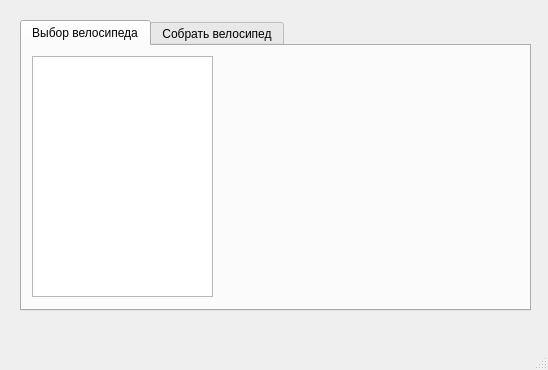
<?xml version="1.0" encoding="UTF-8"?>
<ui version="4.0">
 <class>MainWindowKlient</class>
 <widget class="QMainWindow" name="MainWindowKlient">
  <property name="geometry">
   <rect>
    <x>0</x>
    <y>0</y>
    <width>548</width>
    <height>370</height>
   </rect>
  </property>
  <property name="windowTitle">
   <string>MainWindow</string>
  </property>
  <widget class="QWidget" name="centralwidget">
   <widget class="QTabWidget" name="tabWidget">
    <property name="geometry">
     <rect>
      <x>20</x>
      <y>20</y>
      <width>511</width>
      <height>291</height>
     </rect>
    </property>
    <property name="currentIndex">
     <number>0</number>
    </property>
    <widget class="QWidget" name="tab">
     <attribute name="title">
      <string>Выбор велосипеда</string>
     </attribute>
     <widget class="QListWidget" name="listWidget">
      <property name="geometry">
       <rect>
        <x>10</x>
        <y>10</y>
        <width>181</width>
        <height>241</height>
       </rect>
      </property>
     </widget>
    </widget>
    <widget class="QWidget" name="tab_2">
     <attribute name="title">
      <string>Собрать велосипед</string>
     </attribute>
    </widget>
   </widget>
  </widget>
  <widget class="QMenuBar" name="menubar">
   <property name="geometry">
    <rect>
     <x>0</x>
     <y>0</y>
     <width>548</width>
     <height>21</height>
    </rect>
   </property>
  </widget>
  <widget class="QStatusBar" name="statusbar"/>
 </widget>
 <resources/>
 <connections/>
</ui>
